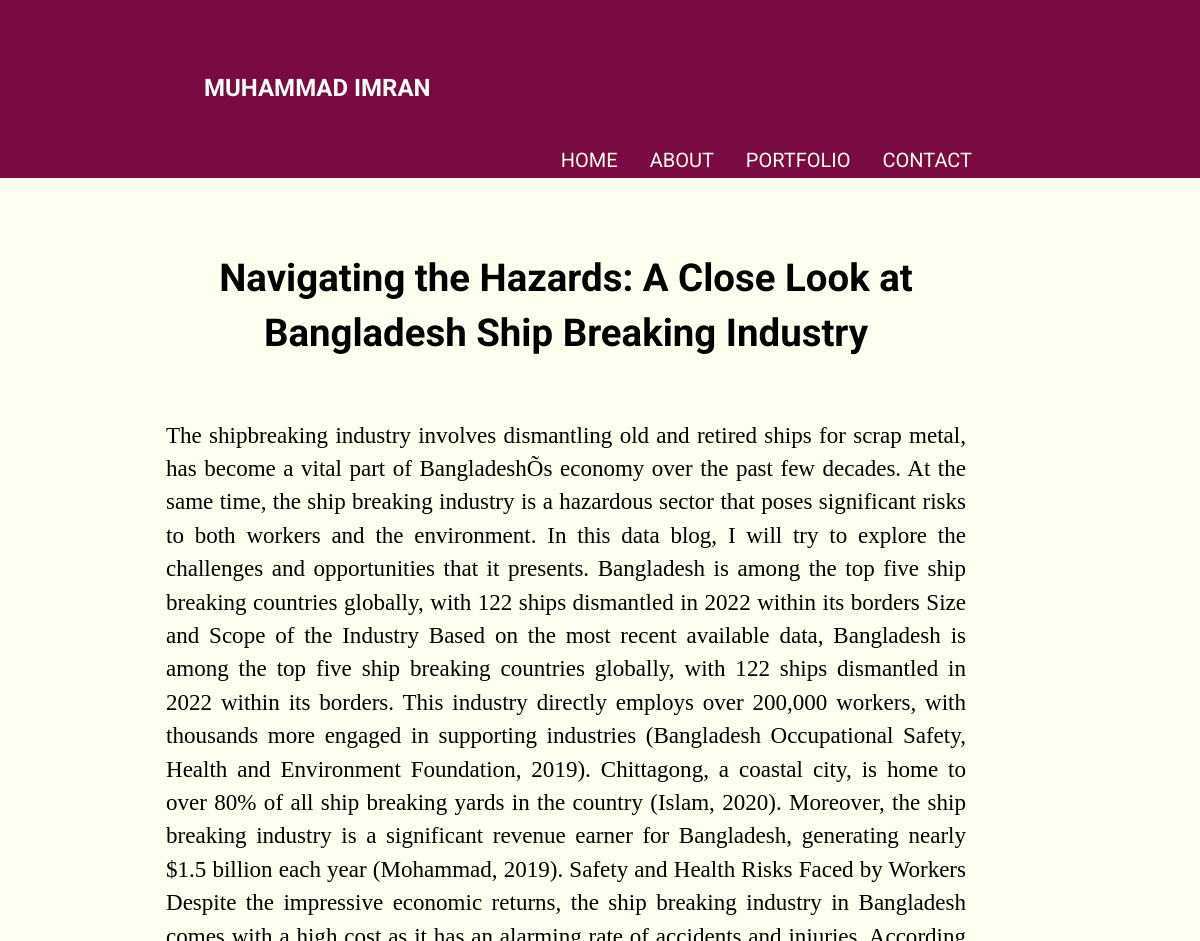
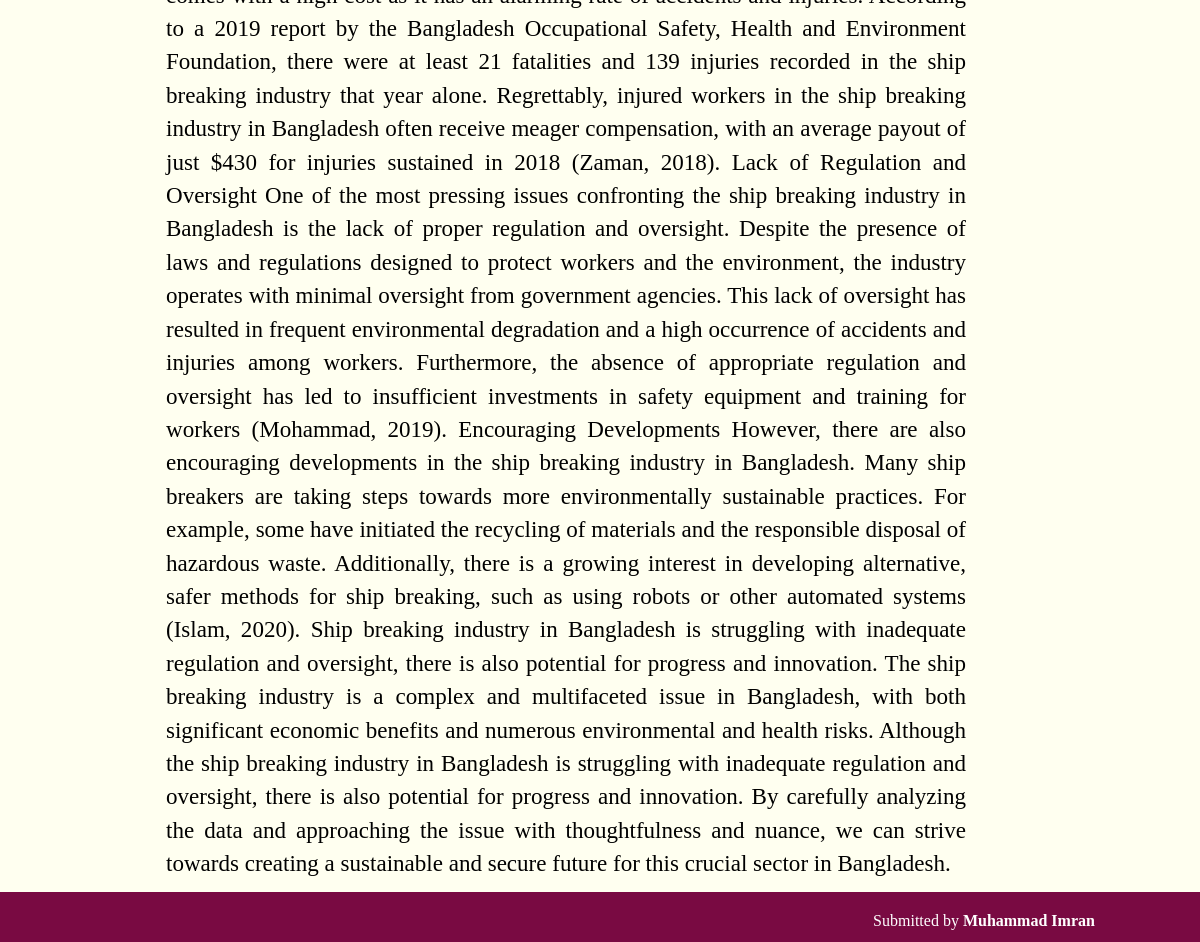
Page /article/3 on the committed database (2 pictures, top to bottom).
### myapp.py (models this page shows)
class Article(db.Model):
    id = db.Column(db.Integer, primary_key=True)
    headline = db.Column(db.String(100), nullable=False)
    content = db.Column(db.Text, nullable=False)

### myapp.py (the view)
@app.route('/article/<int:article_id>')
def article_detail(article_id):
    article = Article.query.get_or_404(article_id)
    return render_template('article_detail.html', article=article)

### templates/article_detail.html (shortened to what this page needs)
<!DOCTYPE html>
<html lang="en">
<head>
    <link rel="stylesheet" href="{{ url_for('static', filename='css/style.css') }}">
</head>
<body>
    <header>
        <a href="{{ url_for('home') }}" class="logo-link">
            <h1 class="logo">MUHAMMAD IMRAN</h1>
        </a>
        <nav id="nav-bar-main">
            <ul>
                <li class="nav-main"><a href="{{ url_for('home') }}">Home</a></li>
                <li class="nav-main"><a href="{{ url_for('about') }}">About</a></li>
                <li class="nav-main"><a href="{{ url_for('portfolio') }}">Portfolio</a></li>
                <li class="nav-main"><a href="{{ url_for('contact') }}">Contact</a></li>
            </ul>
        </nav>
    </header>
    <main>
        <h1>{{ article.headline }}</h1>
        <p>{{ article.content }}</p>
    </main>
    <footer>
        Submitted by <strong>Muhammad Imran</strong>
    </footer>
</body>
</html>

### static/css/style.css (style rules this page uses)
* { margin: 0; font-family: 'Georgia', serif; }
:root { --primary-bg-light: #fffff0; --primary-bg-dark: #790a42; --secondary-bg-dark: #000000; --link-color: #317bc0; --link-hover-color: rgb(78, 129, 112); --nav-link-color: #2c3531; --nav-link-hover-color: var(--link-color); }
body { background-color: var(--primary-bg-light); min-height: 100vh; display: flex; flex-direction: column; }
a { color: var(--link-color); }
p { color: var(--secondary-bg-dark); }
header { background-color: var(--primary-bg-dark); text-align: center; position: fixed; z-index: 99; width: 100%; }
header h1 { margin-left: 13vw; font-size: 1.5em; }
.logo-link { text-decoration: none; color: inherit; display: inline-block; }
nav { position: absolute; top: 100%; left: 0; background-color: var(--primary-bg-dark); padding: 0 1em; transform: scaleY(0); transform-origin: top; transition: transform 333ms ease-in-out; }
nav ul { list-style: none; }
nav li { margin-bottom: 1em; }
nav a { color: var(--primary-bg-light); font-family: "roboto"; text-decoration: none; text-transform: uppercase; font-size: 1.25rem; opacity: 0; transition: opacity 50ms ease-in-out; }
h1.logo { color:white; }
main, .reference-container { margin-top: 10em; color: white; padding: 0 2em; text-align: justify; }
main p, main h1, main h2, .reference-container { margin: 0.5em 0; line-height: 145%; }
h1 { text-align: center; }
h1, h2, h3 { color: var(--secondary-bg-dark); }
footer { display: block; background-color: var(--primary-bg-dark); color: white; text-align: center; padding: 0 3em; margin-top: auto; }
.logo { grid-column: 1 / span 1; text-align: left; padding-left: 2em; }
nav { all: unset; grid-column: 1 / 4; justify-content: flex-end; align-items: center; padding-right: 19vw; }
h1 { padding: 1em 0; font-family: "roboto", sans-serif; }
nav a { opacity: 1; }
nav ul { display: flex; justify-content: flex-end; padding-top: 1em; }
nav li { margin: 0 0 0 2em; }
nav a::before { content: ''; display: block; height: 5px; background: black; position: absolute; top: -.75em; left: 0; right: 0; transform: scaleX(0); transform-origin: left; transition: transform 250ms ease-in-out; }
main { padding-top: 4.5em; }
main { padding: 0 7.5vw; }
p { font-size: 1.2em; }
main { max-width: 800px; margin-left: auto; margin-right: 12%; font-size: 1.2em; }
footer { padding-left: 51em; padding-top: 1.25em; padding-bottom: .750em; }
@media screen and (min-width: 800px) { header { display: grid; grid-template-columns: 1fr auto minmax(600px, 1fr); padding-top: 50px; height: 8em; } }

### rows in the picture
Article: headline "Navigating the Hazards: A Close Look at Bangladesh Ship Breaking Industry", content "The shipbreaking industry involves dismantling old and retired ships for scrap metal, has become a vital part of BangladeshÕs economy over the past few decades. At the same time, the ship breaking industry is a hazardous sector that poses significant risks to both workers and the environment. In this data blog, I will try to explore the challenges and opportunities that it presents. Bangladesh is among the top five ship breaking countries globally, with 122 ships dismantled in 2022 within its borders Size and Scope of the Industry Based on the most recent available data, Bangladesh is among the top five ship breaking countries globally, with 122 ships dismantled in 2022 within its borders.…"
